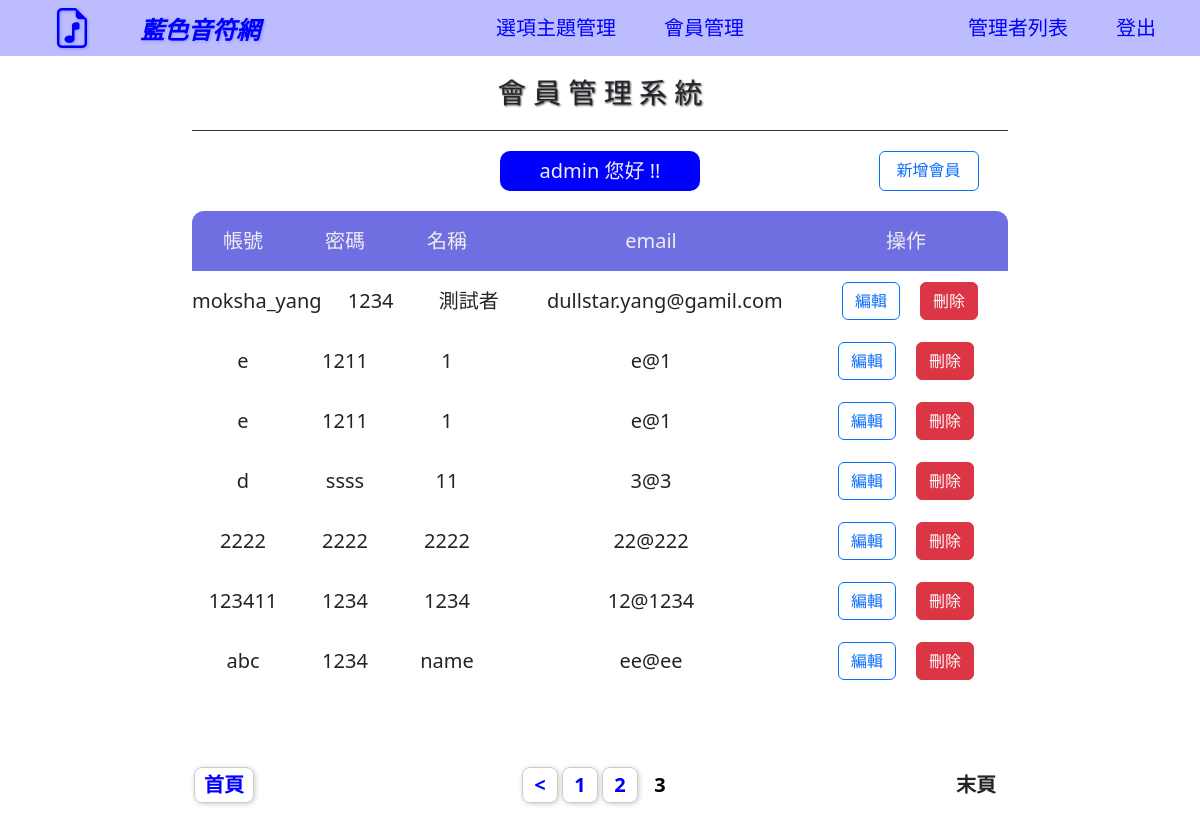
The app's page /admin_center.php?do=users&p=3 (signed in), older data.
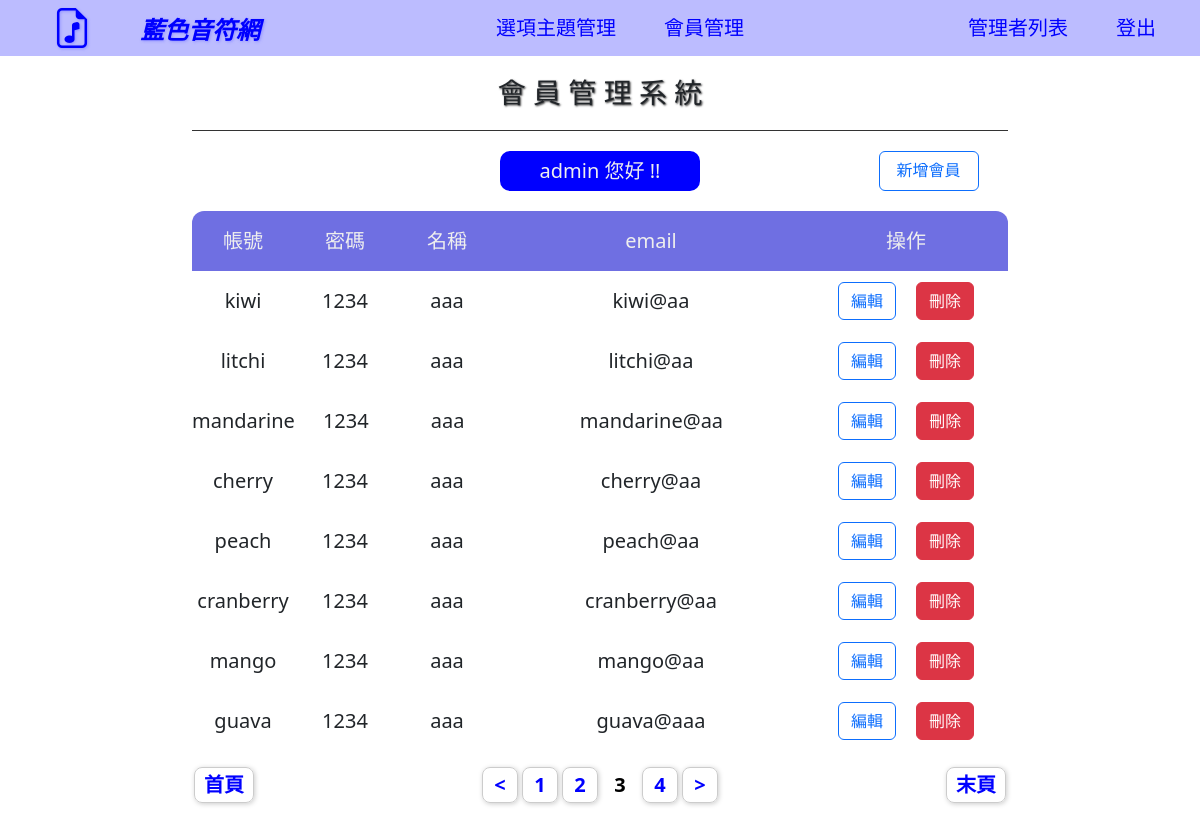
The same page, newer data.
### tables this page shows
CREATE TABLE `users_hw` (
  `id` int(12) NOT NULL,
  `acc` varchar(16) NOT NULL,
  `pw` varchar(16) NOT NULL,
  `name` varchar(12) NOT NULL,
  `email` varchar(64) NOT NULL,
  `creaded_at` timestamp NOT NULL DEFAULT current_timestamp(),
  `last_login` timestamp NOT NULL DEFAULT current_timestamp() ON UPDATE current_timestamp()
);

### db/base.php (called while the page is built, shortened)
<?php
class DB
{
    protected $table;
       protected $dsn="mysql:host=localhost;charset=utf8;dbname=opinion";
    protected $pdo;
    function __construct($table)
    {
        $this->pdo = new PDO($this->dsn,'root','');
        $this->table = $table;
    }
    function mathSql($math,$col,...$arg){
        $sql = "select $math($col) from $this->table  ";
        return $sql;
    }
    function all(...$arg){
        $sql = "select * from $this->table ";
        if(isset($arg[0])){
            if(is_array($arg[0])){
                $tmp = $this->arrayToSqlArray($arg[0]);
                $sql .= " where " .join(" && ",$tmp);
            }else{
                $sql .= $arg[0];
            }
        }
        return $this->pdo->query($sql)->fetchAll(PDO::FETCH_ASSOC);
    }
    function count(...$arg){
        $sql = $this->mathSql("count","*",...$arg);
        return $this->pdo->query($sql)->fetchColumn();
    }
}
$user = new DB("users_hw");

### back/users.php (the view, shortened to what this page needs)
<?php
 $tt = $user->count();
 $num = 8;
 $pages = ceil($tt / $num);
 $now = $_GET['p'] ?? 1;
 $start = ($now - 1) * $num;
 $clients = $user->all(" limit $start ,$num");
?>
<h1>會 員 管 理 系 統</h1>
<nav class="ad_user">
    <div></div>
    <div class="admin"><?= $_SESSION['admin'] ?> 您好 !!</div>
    <a href="?do=add_user&p=<?=$pages?>" class="btn btn-outline-primary">新增會員</a>
</nav>
<div class="usersList">
    <div class="item">
        <div >帳號</div>
        <div >密碼</div>
        <div >名稱</div>
        <div>email</div>
        <div>操作</div>
    </div>
    <div class="users ">
        <?php
        foreach ($clients as $client) {
        ?>
            <div class="userData">
                <div><?= $client['acc'] ?></div>
                <div><?= $client['pw'] ?></div>
                <div><?= $client['name'] ?></div>
                <div><?= $client['email'] ?></div>
                <div class="operate">
                    <a href="?do=user_edit&id=<?= $client['id'] ?>&p=<?=$_GET['p']?>" class="btn btn-outline-primary">編輯</a>
                    <a href="./api/user_del.php?id=<?= $client['id'] ?>" class="btn btn-danger" onclick="
                                return confirm('確定刪除會員帳號 : <?= $client['acc'] ?>  ?')">刪除</a>
                </div>
            </div>
        <?php } ?>
    </div>
    <div class="pages">
        <?php
        if ($now == 1) {
            echo "<div class='now'>";
            echo "首頁";
            echo "</div>";
        } else {
            echo "<a href=?do=users&p=1 class='fi'>首頁</a>";
        }
        ?>
        <div>
            <?php
            if (($now - 1) > 0) {
                echo "<a href=?do=users&p=" . ($now - 1) . " class='fe'> < </a>";
            }
            if ($pages >= 5) {
                if ($now >= 3 && $now <= ($pages - 2)) {
                    $startPage = $now - 2;
                } else if (($now - 2) < 3) {
                    $startPage = 1;
                } else {
                    $startPage = $pages - 4;
                }
                for ($i = $startPage; $i <= ($startPage + 4); $i++) {
                    $nowPage = ($i == $now) ? "now" : "";
                    echo "<a href='?do=users&p=$i' class='$nowPage'> $i </a>";
                }
            } else {
                $startPage = 1;
                for ($i = $startPage; $i <= $pages ; $i++) {
                    $nowPage = ($i == $now) ? "now" : "";
                    echo "<a href='?do=users&p=$i' class='$nowPage'> $i </a>";
                }
            }
            if (($now + 1) <= $pages) {
                echo "<a href=?do=users&p=" . ($now + 1) . " class='fe'> > </a>";
            }
            ?>
        </div>
        <?php
        if ($now == $pages) {
            echo "<div class='now'>";
            echo "末頁";
            echo "</div>";
        } else {
            echo "<a href=?do=users&p=$pages class='fi'>末頁</a>";
        }
        ?>
    </div>
</div>

Row changes from the older to the newer data that the page shows:
removed users_hw: acc "moksha_yang", pw "1234", name "測試者", email "dullstar.yang@gamil.com"
removed users_hw: acc "e", pw "1211", name "1", email "e@1"
removed users_hw: acc "e", pw "1211", name "1", email "e@1"
removed users_hw: acc "d", pw "ssss", name "11", email "3@3"
removed users_hw: acc "2222", pw "2222", name "2222", email "22@222"
removed users_hw: acc "123411", pw "1234", name "1234", email "12@1234"
removed users_hw: acc "abc", pw "1234", name "name", email "ee@ee"
added users_hw: acc "kiwi", pw "1234", name "aaa", email "kiwi@aa"
added users_hw: acc "litchi", pw "1234", name "aaa", email "litchi@aa"
added users_hw: acc "mandarine", pw "1234", name "aaa", email "mandarine@aa"
added users_hw: acc "cherry", pw "1234", name "aaa", email "cherry@aa"
added users_hw: acc "peach", pw "1234", name "aaa", email "peach@aa"
added users_hw: acc "cranberry", pw "1234", name "aaa", email "cranberry@aa"
added users_hw: acc "mango", pw "1234", name "aaa", email "mango@aa"
added users_hw: acc "guava", pw "1234", name "aaa", email "guava@aaa"
Text that changed along with them:
new list line: "4"
